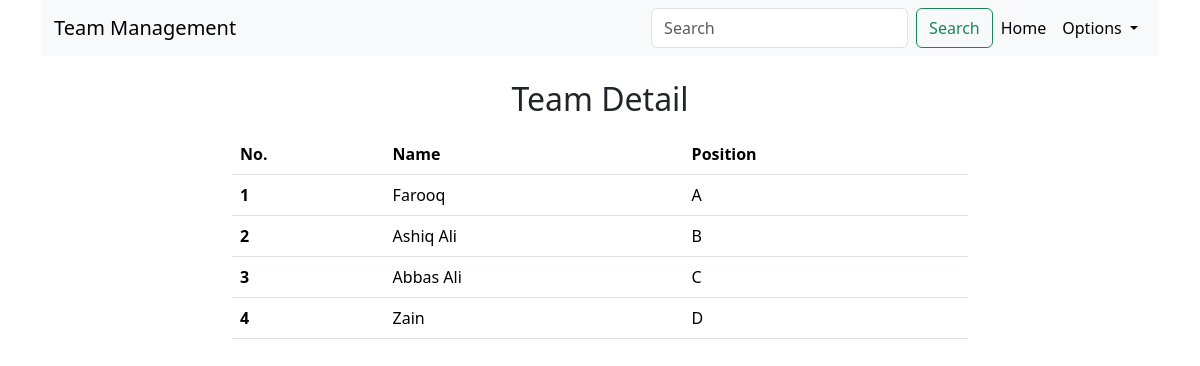
Screenshot of /team_detail/2 with the database file from the repository.
### core/models.py (models this page shows, shortened)
class Player(models.Model):
    team=models.ForeignKey(Team,on_delete=models.CASCADE)
    name=models.CharField(max_length=255)
    age=models.IntegerField()
    dob=models.DateTimeField(auto_now_add=True)
    height=models.IntegerField()
    position=models.CharField(max_length=255)

### core/views.py (the view)
# urls.py: path('team_detail/<int:id>', views.team_detail, name='team_detail'),
def team_detail(request,id):
    team=Team.objects.get(pk=id)
    players=Player.objects.filter(team=team)
    return render(request,'team_detail.html',{'players':players})

### core/templates/team_detail.html
{% extends 'index.html' %}
{% block first %}
<h2 class="text-center mt-4">Team Detail</h2>
<div class="row">
    <div class="col-md-8 mx-auto mt-2">
        <table class="table">
            <thead>
                <tr>
                    <th scope="col">No.</th>
                    <th scope="col">Name</th>
                    <th scope="col">Position</th>
                </tr>
            </thead>
            <tbody>
                {% for p in players %}
                <tr>
                    <th>{{forloop.counter}}</th>
                    <td>{{p.name}}</td>
                    <td>{{p.position}}</td>
                </tr>
                {% endfor %}
            </tbody>
        </table>
    </div>
</div>
{% endblock first %}

### rows the page displays
Player: name "Farooq", position "A"
Player: name "Ashiq Ali", position "B"
Player: name "Abbas Ali", position "C"
Player: name "Zain", position "D"
